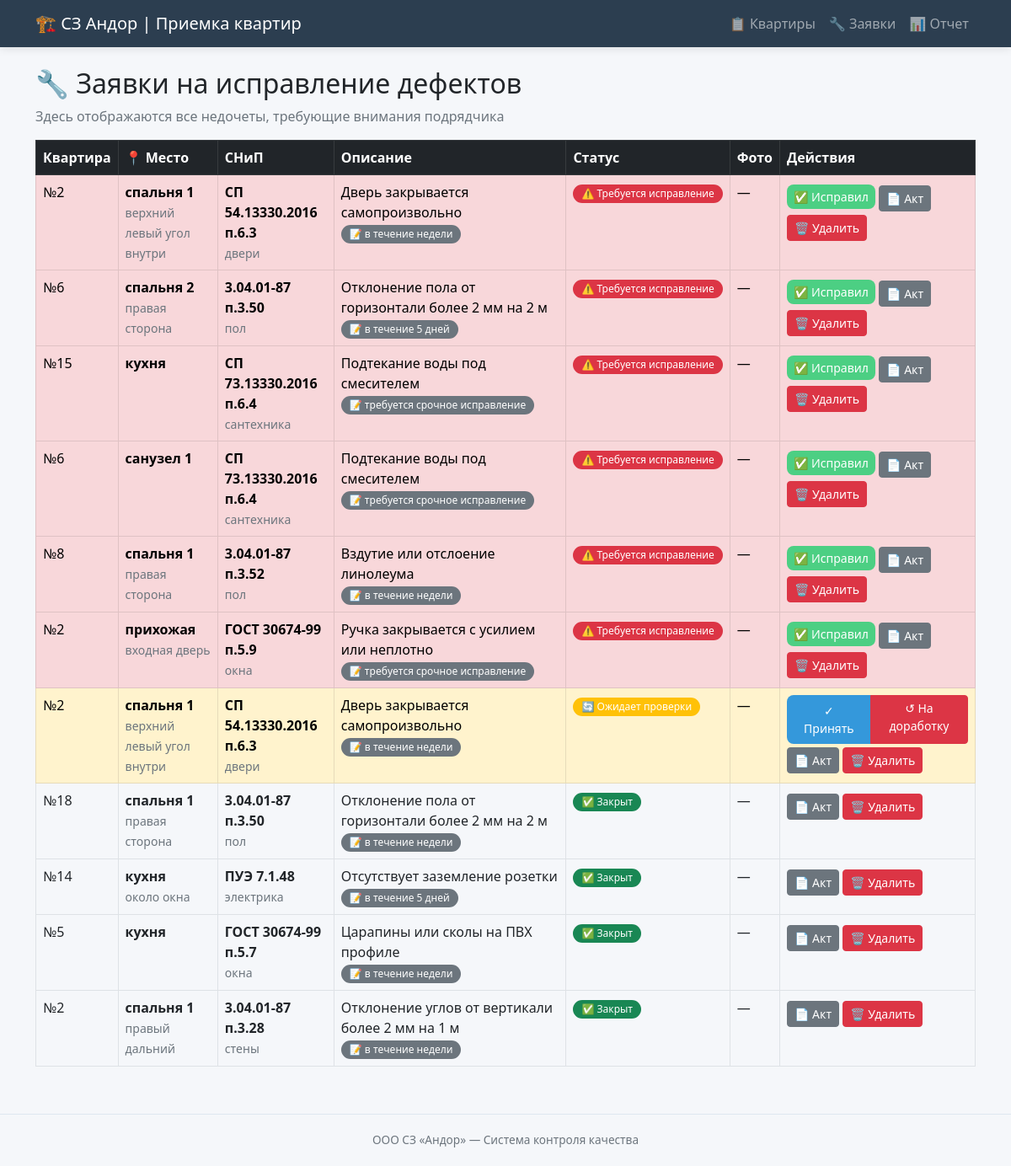
The page /defects on the database as committed earlier.
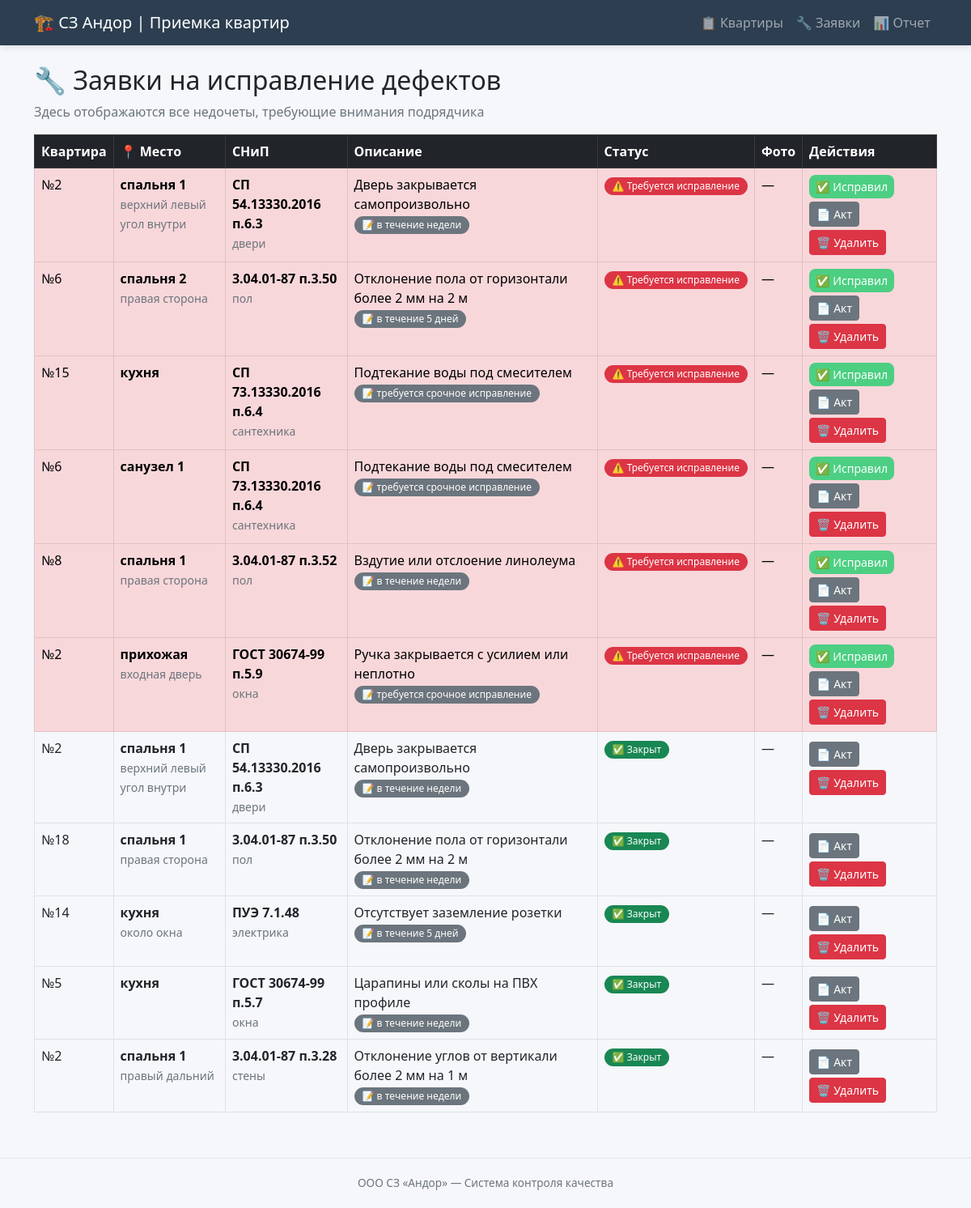
The same page on the database as committed later.
### tables this page shows
CREATE TABLE defects (
            id INTEGER PRIMARY KEY AUTOINCREMENT,
            flat_id INTEGER NOT NULL,
            snip_defect_id INTEGER NOT NULL,
            room TEXT,
            location_detail TEXT,
            comment TEXT,
            photo_path TEXT,
            status TEXT DEFAULT 'open',
            created_at TIMESTAMP,
            fixed_at TIMESTAMP,
            FOREIGN KEY (flat_id) REFERENCES flats(id),
            FOREIGN KEY (snip_defect_id) REFERENCES snip_defects(id)
        );

CREATE TABLE flats (
    id INTEGER PRIMARY KEY AUTOINCREMENT,
    number TEXT NOT NULL,
    street TEXT,
    house TEXT,
    entrance INTEGER,
    floor INTEGER,
    status TEXT DEFAULT 'in_progress'
);

CREATE TABLE snip_defects (
            id INTEGER PRIMARY KEY AUTOINCREMENT,
            code TEXT NOT NULL,
            category TEXT NOT NULL,
            description TEXT NOT NULL,
            severity TEXT NOT NULL
        );

### app.py (the view)
@app.route('/defects')
def defects():
    conn = get_db()
    all_defects = conn.execute('''
        SELECT d.*, f.number as flat_number, f.street, f.house,
               s.code, s.category, s.description, s.severity
        FROM defects d
        JOIN flats f ON d.flat_id = f.id
        JOIN snip_defects s ON d.snip_defect_id = s.id
        ORDER BY
            CASE d.status
                WHEN 'open' THEN 1
                WHEN 'fixed' THEN 2
                WHEN 'closed' THEN 3
            END,
            d.created_at DESC
    ''').fetchall()
    conn.close()
    return render_template('defects.html', defects=all_defects)

### app.py (called while the page is built)
def get_db():
    conn = sqlite3.connect(DB_PATH)
    conn.row_factory = sqlite3.Row
    return conn

### templates/defects.html (shortened to what this page needs)
{% extends "base.html" %}
{% block content %}
<h2>🔧 Заявки на исправление дефектов</h2>
<p class="text-muted">Здесь отображаются все недочеты, требующие внимания подрядчика</p>
<div class="table-responsive">
    <table class="table table-bordered table-hover">
        <thead class="table-dark">
            <tr>
                <th>Квартира</th>
                <th>📍 Место</th>
                <th>СНиП</th>
                <th>Описание</th>
                <th>Статус</th>
                <th>Фото</th>
                <th>Действия</th>
            </tr>
        </thead>
        <tbody>
            {% for d in defects %}
            <tr class="{% if d.status == 'open' %}table-danger{% elif d.status == 'fixed' %}table-warning{% endif %}">
                <td>
                    №{{ d.flat_number }}<br>
                </td>
                <td>
                    {% if d.room %}
                        <strong>{{ d.room }}</strong>
                        {% if d.location_detail %}
                            <br><small class="text-muted">{{ d.location_detail }}</small>
                        {% endif %}
                    {% else %}
                        <span class="text-muted">—</span>
                    {% endif %}
                </td>
                <td>
                    <strong>{{ d.code }}</strong><br>
                    <span class="small text-muted">{{ d.category }}</span>
                </td>
                <td>
                    {{ d.description[:80] }}
                    {% if d.comment %}
                        <br><span class="badge bg-secondary">📝 {{ d.comment[:40] }}</span>
                    {% endif %}
                 </td>
                <td>
                    {% if d.status == 'open' %}
                        <span class="badge bg-danger">⚠️ Требуется исправление</span>
                    {% elif d.status == 'fixed' %}
                        <span class="badge bg-warning">🔄 Ожидает проверки</span>
                    {% else %}
                        <span class="badge bg-success">✅ Закрыт</span>
                    {% endif %}
                 </td>
                <td>
                    {% if d.photo_path %}
                        <a href="/{{ d.photo_path }}" target="_blank" class="btn btn-sm btn-outline-info">📷 Фото</a>
                    {% else %}
                        —
                    {% endif %}
                 </td>
                <td>
                    {% if d.status == 'open' %}
                        <a href="/defect/{{ d.id }}/fix" class="btn btn-sm btn-success">✅ Исправил</a>
                    {% elif d.status == 'fixed' %}
                        <div class="btn-group btn-group-sm">
                            <a href="/defect/{{ d.id }}/close" class="btn btn-primary">✓ Принять</a>
                            <a href="/defect/{{ d.id }}/reopen" class="btn btn-danger">↺ На доработку</a>
                        </div>
                    {% endif %}
                    <a href="/generate_act/{{ d.id }}" class="btn btn-sm btn-secondary mt-1">📄 Акт</a>
                    <a href="/defect/{{ d.id }}/delete" class="btn btn-sm btn-danger mt-1" onclick="return confirm('Удалить этот недочет?')">🗑️ Удалить</a>
                 </td>
             </tr>
            {% endfor %}
        </tbody>
    </table>
</div>
{% endblock %}

Rows that differ between the two databases and show on the page:
changed defects (number 7 of 11 on the later page): status "🔄 Ожидает проверки ✓ Принять ↺ На доработку" → "✅ Закрыт"
